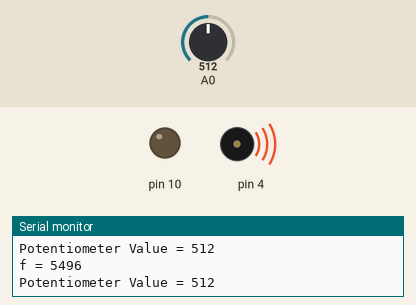
Bench run of a sketch on a simulated Arduino Uno, built with avr-gcc and run on an emulated ATmega328P. On the bench: output pins drawn as LEDs (lit = HIGH), buzzer (waves = sounding), the last lines printed to the serial monitor. The test bench sets the inputs (shaded band); at power-on: A0 = 512.

Above: at 1.2 s.
1.3 s: A0 set to 992
At 2.3 s:
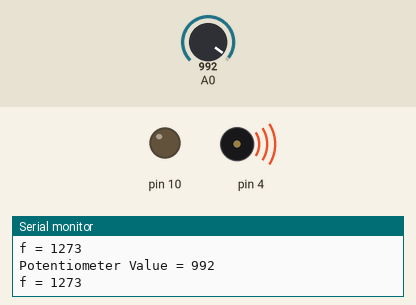
4.3 s: A0 set to 1012
At 5.0 s:
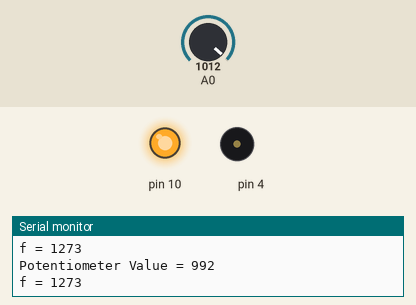
5.8 s: A0 set to 0
At 6.4 s:
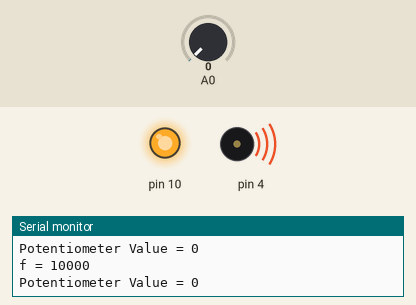
7.3 s: A0 set to 1010
At 7.9 s:
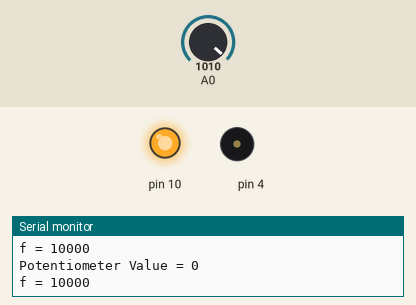
8.8 s: A0 set to 990
At 9.9 s:
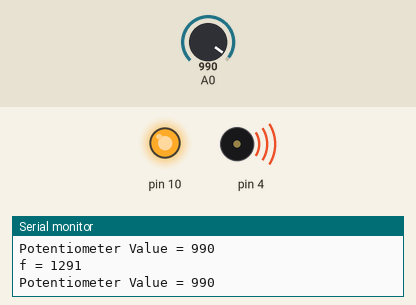
Timing chart, 0 to 11.3 s (numbered marks = the images above; inputs shaded):
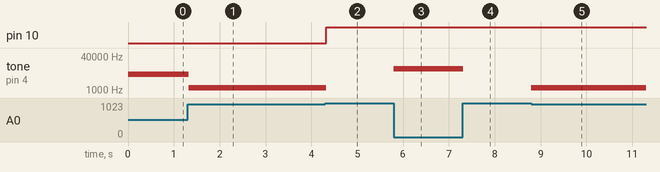

The sketch:

EA_Quiz.ino
```cpp
void setup() {
  Serial.begin(9600);
  pinMode(4, OUTPUT);
  pinMode(A0, INPUT);
  pinMode(10, OUTPUT);
  }

void loop() {

 int S = analogRead(A0);
 int g = map(S,0,1023,10000,1000);

  if(S> 1000){
       digitalWrite(10 ,HIGH);
    noTone(4);
               }else {
                   tone(4,g);
                   digitalWrite(7, LOW);

  Serial.print("Potentiometer Value = ");
  Serial.print(S);
  Serial.println();

  Serial.print("f = ");
  Serial.print(g);
  Serial.println();


   delay(5);
  }
}
```

Measured:
- the behaviour switches between 1000 and 1001 on A0 (found by bisection; images 1 and 2)
- after the input at 1.3 s, tone on pin 4: 5496 Hz → 1273 Hz at once
- after the input at 4.3 s, pin 10: LOW → HIGH at once; tone on pin 4: 1273 Hz → silent at once
- after the input at 5.8 s, tone on pin 4: silent → 10000 Hz at once
- after the input at 7.3 s, tone on pin 4: 10000 Hz → silent at once
- after the input at 8.8 s, tone on pin 4: silent → 1291 Hz at once
